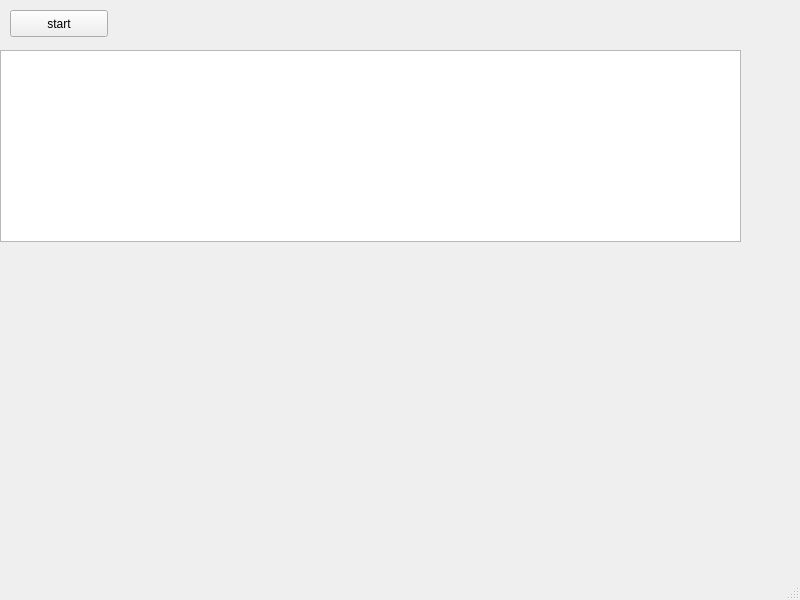
<?xml version="1.0" encoding="UTF-8"?>
<ui version="4.0">
 <class>MainWindow</class>
 <widget class="QMainWindow" name="MainWindow">
  <property name="geometry">
   <rect>
    <x>0</x>
    <y>0</y>
    <width>800</width>
    <height>600</height>
   </rect>
  </property>
  <property name="windowTitle">
   <string>MainWindow</string>
  </property>
  <widget class="QWidget" name="centralwidget">
   <widget class="QPushButton" name="start">
    <property name="geometry">
     <rect>
      <x>10</x>
      <y>10</y>
      <width>98</width>
      <height>27</height>
     </rect>
    </property>
    <property name="text">
     <string>start</string>
    </property>
   </widget>
   <widget class="QListWidget" name="snifferoutput">
    <property name="geometry">
     <rect>
      <x>0</x>
      <y>50</y>
      <width>741</width>
      <height>192</height>
     </rect>
    </property>
   </widget>
  </widget>
  <widget class="QMenuBar" name="menubar">
   <property name="geometry">
    <rect>
     <x>0</x>
     <y>0</y>
     <width>800</width>
     <height>25</height>
    </rect>
   </property>
  </widget>
  <widget class="QStatusBar" name="statusbar"/>
 </widget>
 <resources/>
 <connections/>
</ui>
